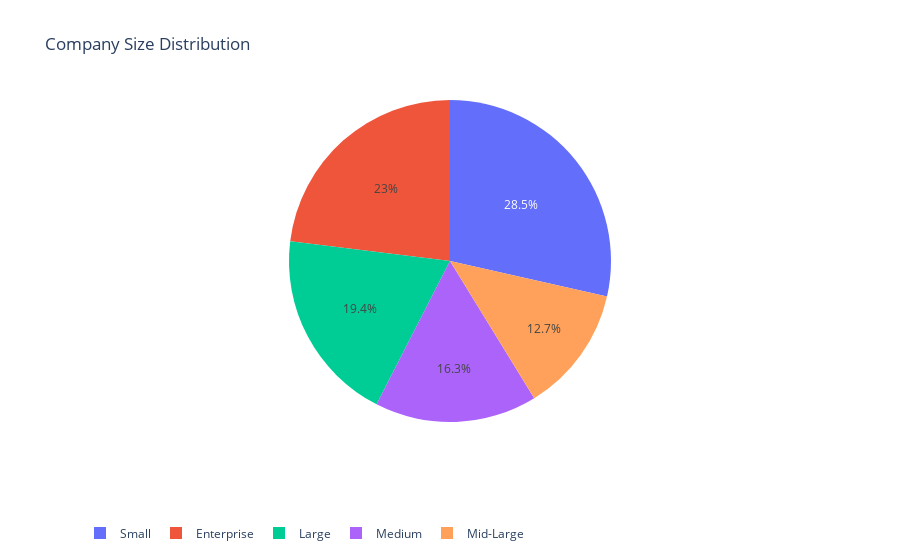

Here is the notebook cell this chart was saved with:
### Code cell
# DISCLAIMER: 'df' refers to the data you passed in when calling 'dtale.show'

import pandas as pd
import plotly.graph_objs as go
from plotly.offline import iplot, init_notebook_mode

init_notebook_mode(connected=True)

# Your dataset
df = pd.read_csv('../../data/prep_survey_profile.csv')

if isinstance(df, (pd.DatetimeIndex, pd.MultiIndex)):
	df = df.to_frame(index=False)

# remove any pre-existing indices for ease of use in the D-Tale code, but this is not required
df = df.reset_index().drop('index', axis=1, errors='ignore')
df.columns = [str(c) for c in df.columns]  # update columns to strings in case they are numbers

chart_data = pd.concat([
	pd.Series(df.index, index=df.index, name='__index__'),
	df['What is the size of the company where you are employed?'],
], axis=1)
chart_data = chart_data.sort_values(['What is the size of the company where you are employed?'])
chart_data = chart_data.rename(columns={'What is the size of the company where you are employed?': 'x'})
chart_data_count = chart_data.groupby(['x'], dropna=True)[['__index__']].count()
chart_data_count.columns = ['__index__||count']
chart_data = chart_data_count.reset_index()
chart_data = chart_data.dropna()
chart_data = chart_data[chart_data['__index__||count'] > 0]  # can't represent negatives in a pie


chart = go.Pie(labels=chart_data['x'], values=chart_data['__index__||count'])
figure = go.Figure(data=[chart], layout=go.Layout({
    'legend': {'orientation': 'h', 'y': -0.3},
    'title': {'text': 'Company Size Distribution'}
}))

iplot(figure)

### Figure 1 — Plotly figure (JSON) as saved in the notebook; plotly's stock layout.template omitted (floating-point values rounded to 4 significant figures)
{"data": [{"labels": ["Enterprise", "Large", "Medium", "Mid-Large", "Small"], "type": "pie", "values": [1797, 1515, 1271, 990, 2226]}], "layout": {"legend": {"orientation": "h", "y": -0.3}, "title": {"text": "Company Size Distribution"}}}
